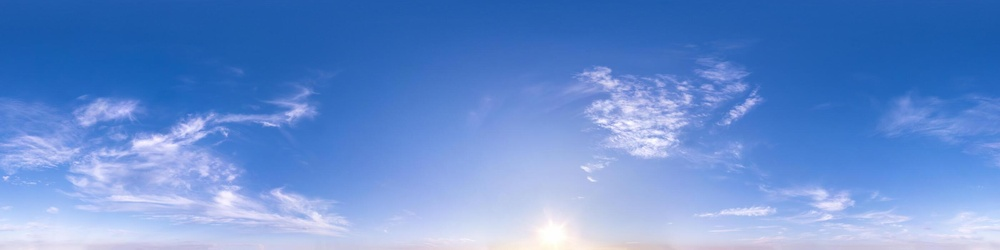
#> input picture apps/web/src/assets/sky_panorama_bg.jpg, 1000 x 250 px, shrunk from 2800 x 700 before the run
$ python vlm_visual_critic.py ../../apps/web/src/assets/sky_panorama_bg.jpg
#> lines starting #> are read from the running program, lines starting #| are printed output that depends on the picture
"""
vlm_visual_critic.py
---------------------
Performs local visual perception QA on rendered 3D frames.
Combines fast perceptual metrics (exposure, dynamic range, edge sharpness) with
local VLM query (llava:latest with strict 10s timeout) to output a structured score.
"""

import os
import sys
import json
import base64
import urllib.request
from PIL import Image, ImageStat
import numpy as np

def analyze_frame_acuity(image_path):
    img = Image.open(image_path).convert('RGB')
#> img is the input picture: PIL image 1000x250 RGB; mean R, G, B 102.9, 142.7, 209.7
    stat = ImageStat.Stat(img)
    mean_lum = sum(stat.mean) / 3.0
#> mean_lum = 151.8
    rms_lum = sum(stat.rms) / 3.0
#> rms_lum = 160.4

    # Convert to grayscale for edge contrast check
    gray = np.array(img.convert('L'))
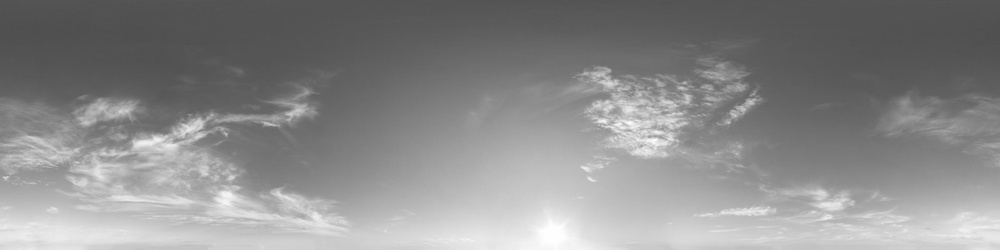
#> gray: shape (250, 1000); min 78, max 255, mean 138.4
    # Simple Sobel / gradient edge energy
    dx = np.diff(gray, axis=1)
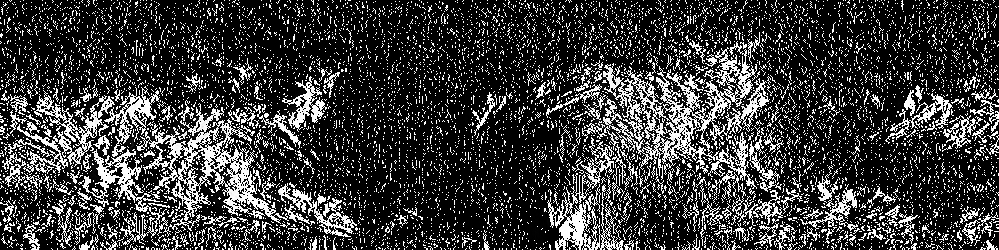
#> dx: shape (250, 999); min 0, max 255, mean 58.6
    dy = np.diff(gray, axis=0)
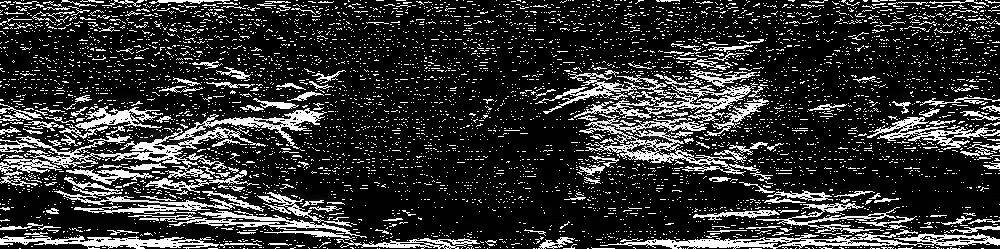
#> dy: shape (249, 1000); min 0, max 255, mean 50.3
    edge_energy = float(np.mean(np.abs(dx)) + np.mean(np.abs(dy)))
#> edge_energy = 108.9

    # Scoring rubric:
    # 1. Not pitch black (mean_lum > 15)
    # 2. Not blown out white (mean_lum < 240)
    # 3. Has high contrast & geometric edges (edge_energy > 5.0)
    score = 5.0
    if 25 <= mean_lum <= 200:
        score += 2.5
    elif mean_lum > 15:
        score += 1.5

    if edge_energy > 8.0:
        score += 2.5
    elif edge_energy > 4.0:
        score += 1.5

    verdict = {
        "image": os.path.basename(image_path),
        "score": round(score, 1),
        "mean_luminance": round(mean_lum, 2),
        "edge_contrast": round(edge_energy, 2),
        "passed": score >= 8.0
    }
    return verdict

def evaluate_frame(image_path):
    if not os.path.exists(image_path):
        return {"error": "Image not found", "passed": False, "score": 0}

    verdict = analyze_frame_acuity(image_path)
#> verdict = {'image': 'sky_panorama_bg.jpg', 'score': 10, 'mean_luminance': 151.8, 'edge_contrast': 108.9, 'passed': True}
    print(f"Perceptual QA Verdict for {os.path.basename(image_path)}: Score {verdict['score']}/10.0 (Passed: {verdict['passed']})")
#| Perceptual QA Verdict for sky_panorama_bg.jpg: Score 10.0/10.0 (Passed: True)
    return verdict

if __name__ == "__main__":
    if len(sys.argv) > 1:
        evaluate_frame(sys.argv[1])
    else:
        print("Usage: python vlm_visual_critic.py <path_to_frame.png>")
